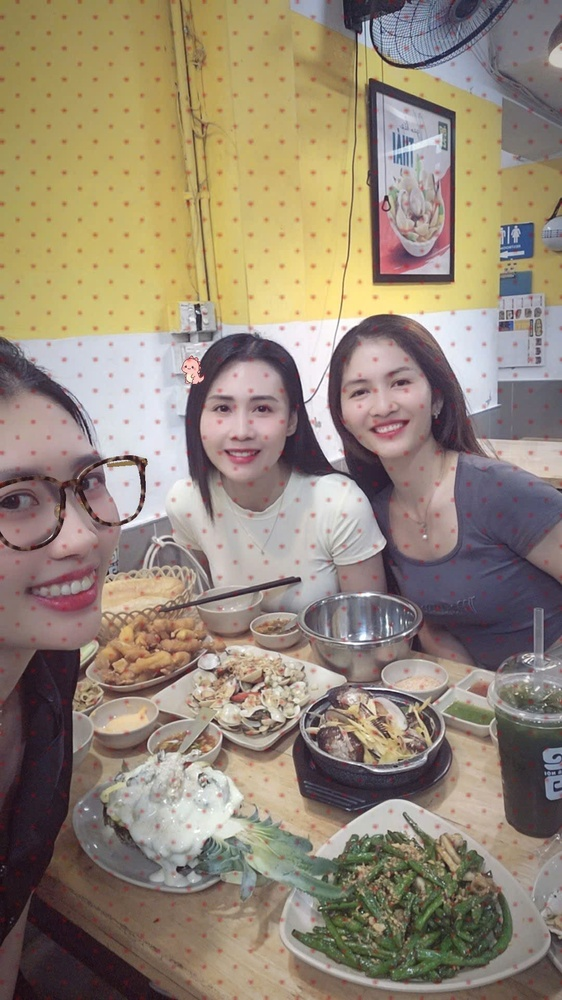
#> input picture sample.jpg, 562 x 1000 px, shrunk from 1080 x 1920 before the run
$ python bai14_2.py
#> lines starting #> are read from the running program, lines starting #| are printed output that depends on the picture; after the words box and inside, x2 and y2 are one past the last pixel; in counts of white or black regions, pixels touching at a corner belong together
# bai14_2.py
import cv2

# Đọc ảnh (có thể dùng ảnh từ camera hoặc file)
img = cv2.imread('sample.jpg', cv2.IMREAD_GRAYSCALE)
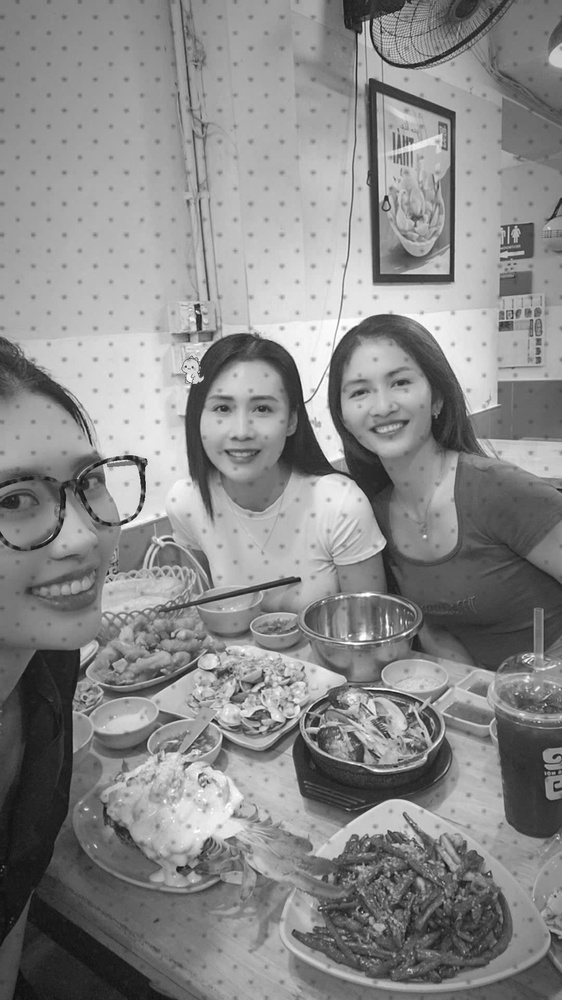
#> img: shape (1000, 562); min 11, max 255, mean 137.1
if img is None:
    print("Không có ảnh mẫu, dùng ảnh giả")
    img = cv2.imread('circle.png', cv2.IMREAD_GRAYSCALE)

# Ngưỡng thích nghi
thresh = cv2.adaptiveThreshold(img, 255, cv2.ADAPTIVE_THRESH_GAUSSIAN_C,
                               cv2.THRESH_BINARY, 11, 2)
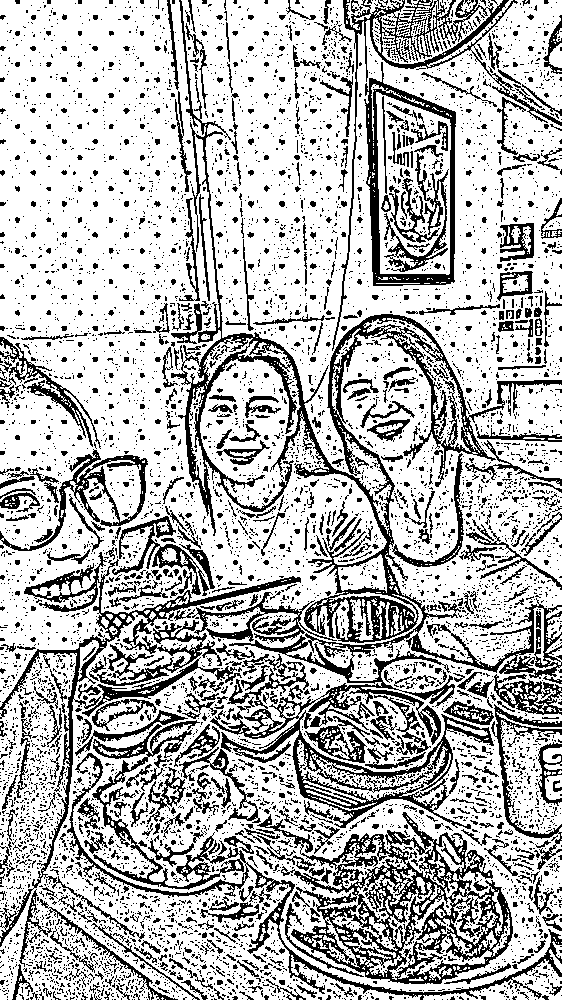
#> thresh: shape (1000, 562); 72.3% white; 7137 black regions (6238 under 20 px), largest, box (x1, y1, x2, y2) and area: (171, 0, 562, 829) 30448, (257, 812, 513, 984) 12928, (0, 552, 301, 947) 8878

cv2.imshow('Adaptive Threshold', thresh)
cv2.waitKey(0)
